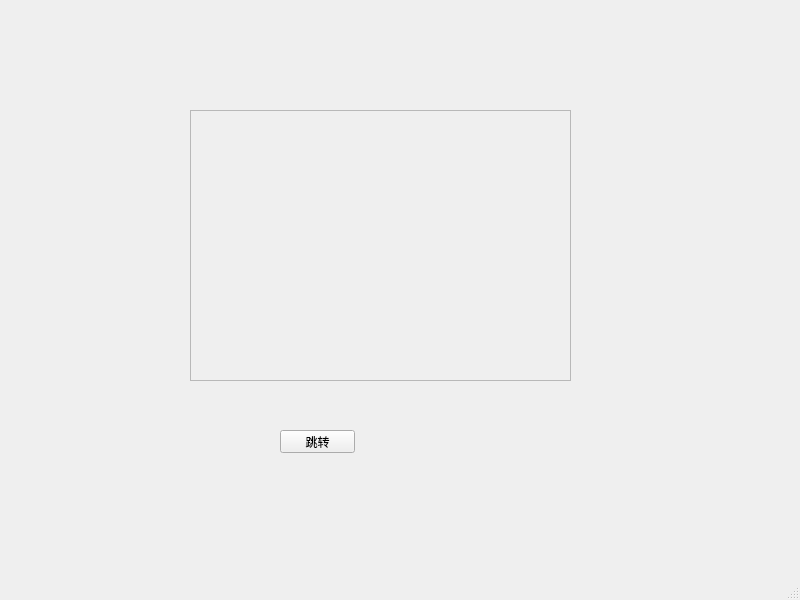
<?xml version="1.0" encoding="UTF-8"?>
<ui version="4.0">
 <class>MainWindow</class>
 <widget class="QMainWindow" name="MainWindow">
  <property name="geometry">
   <rect>
    <x>0</x>
    <y>0</y>
    <width>800</width>
    <height>600</height>
   </rect>
  </property>
  <property name="windowTitle">
   <string>MainWindow</string>
  </property>
  <widget class="QWidget" name="centralwidget">
   <widget class="QScrollArea" name="scrollArea">
    <property name="geometry">
     <rect>
      <x>190</x>
      <y>110</y>
      <width>381</width>
      <height>271</height>
     </rect>
    </property>
    <property name="widgetResizable">
     <bool>true</bool>
    </property>
    <widget class="QWidget" name="scrollAreaWidgetContents">
     <property name="geometry">
      <rect>
       <x>0</x>
       <y>0</y>
       <width>379</width>
       <height>269</height>
      </rect>
     </property>
    </widget>
   </widget>
   <widget class="QPushButton" name="pushButton">
    <property name="geometry">
     <rect>
      <x>280</x>
      <y>430</y>
      <width>75</width>
      <height>23</height>
     </rect>
    </property>
    <property name="text">
     <string>跳转</string>
    </property>
   </widget>
  </widget>
  <widget class="QMenuBar" name="menubar">
   <property name="geometry">
    <rect>
     <x>0</x>
     <y>0</y>
     <width>800</width>
     <height>23</height>
    </rect>
   </property>
  </widget>
  <widget class="QStatusBar" name="statusbar"/>
 </widget>
 <resources/>
 <connections/>
</ui>
